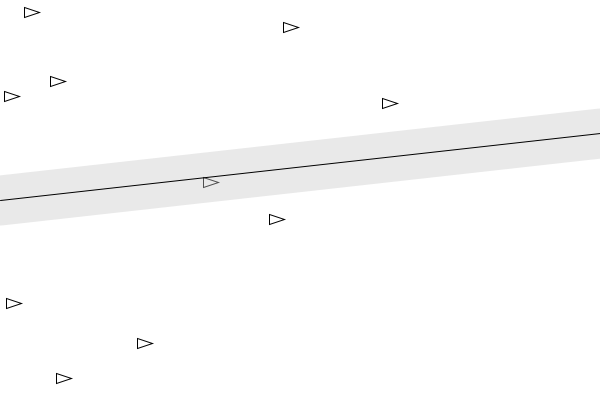
Frame 1 (no input)
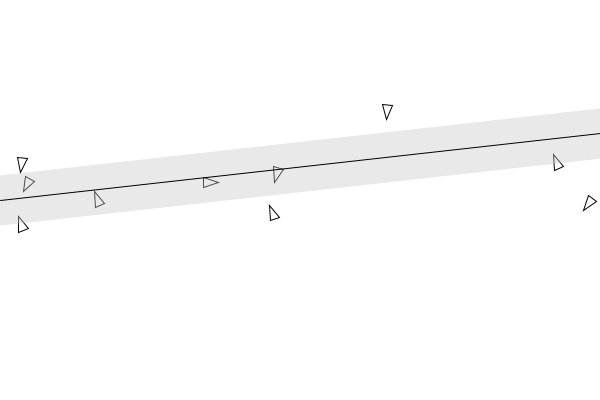
Frame 60 (the mouse pressed at the canvas centre just before this capture)
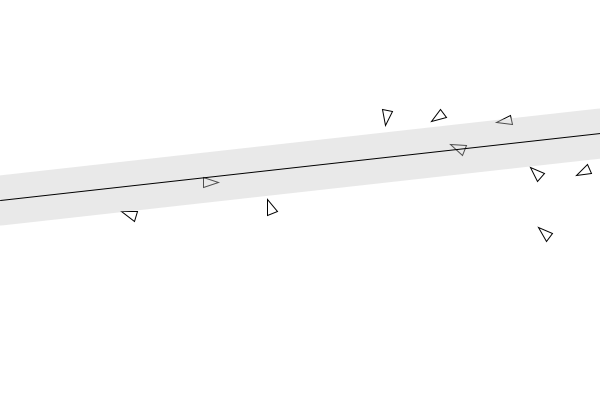
Frame 120 (the mouse held since frame 60 and released just before this capture)

The Processing sketch that drew these frames (run headless with seeded random() and noise(); from frame 60 on, the mouse is pressed at the canvas centre):

// Processing sketch: path_followin
// ── path_followin.pde
Path p;
ArrayList<Vehicle> vs;
void setup() {
  size(600, 400);
  p = new Path();
  vs = new ArrayList<Vehicle>();

  for (int i = 0; i < 10; i++)
    vs.add(new Vehicle(new PVector(random(width), random(height))));
}

void draw() {
  background(255);

  for (Vehicle v : vs) {
    v.display();
    v.wrap();
    v.update();
    v.followPath(p);
  }

  p.display();
}

void mouseDragged() {
  vs.add(new Vehicle(new PVector(mouseX, mouseY)));
}

void keyPressed(){
  if(key == ' '){
    p.changeLine();
  }
}
// ── Path.pde
class Path {
  PVector start;
  PVector end;
  float radius;

  Path() {
    radius = 30;
    start = new PVector(0, height/2);
    end = new PVector(width, height/3);
  }

  void display() {
    stroke(200, 100);
    strokeWeight(50);
    line(start.x, start.y, end.x, end.y);

    stroke(0);
    strokeWeight(1);
    line(start.x, start.y, end.x, end.y);
  }
  
  void changeLine(){
    start = new PVector(0, random(height));
    end = new PVector(width, random(height));
  }
}
// ── Vehicle.pde
class Vehicle {
  PVector location;
  PVector velocity;
  PVector acceleration;
  float maxspeed;
  float maxforce = 0.1;
  Vehicle(PVector loc) {
    location = new PVector(loc.x, loc.y);
    velocity = new PVector(0, 0);
    acceleration = new PVector(0, 0);
    
    maxspeed = random(3, 10);
  }
  
  
  void followPath(Path p){
    // predict the location 
    PVector predict = velocity.get();
    predict.setMag(50);
    PVector predictLoc = PVector.add(location, predict);
    
    //look at the path (line)
    PVector a = p.start;
    PVector b = p.end;
    
    //get the normal point
    PVector normalPoint = getNormalPoint(predictLoc, a, b);
    
    //Find targe point further ahead of normal
    PVector dir = PVector.sub(b,a);
    dir.setMag(10);   
    PVector target = PVector.add(normalPoint, dir);
    
    float distance = PVector.dist(predictLoc, normalPoint);
    if (distance > p.radius){
      seek(target);
    }
  }
  
  PVector getNormalPoint(PVector m, PVector startLine, PVector endLine){
    PVector path = PVector.sub(startLine, endLine);
    path.normalize();
    
    path.mult(path.dot(m));
    path.add(startLine);
    
    PVector normalPoint = path.get();
    return normalPoint;
    
  }
  
  //void flow(FlowField f) {
  //  PVector desired = f.lookup(location);
  //  desired.mult(maxspeed);

  //  PVector steering = PVector.sub(desired, velocity);
  //  steering.limit(maxforce);

  //  applyForce(steering);
  //}
  
  void seek(PVector target) {
    //steering = desiered - velocity
    // desired = target - location



    PVector desired = PVector.sub(target, location);
    float d = desired.mag();
    if (d < 100) {
      float speed = map(d, 0, 100, 0, maxspeed);
      desired.setMag(speed);
    } else {
      desired.setMag(maxspeed);
    }

    PVector steering = PVector.sub(desired, velocity);
    steering.limit(maxforce);

    acceleration.add(steering);
  }

  void update() {
    wrap();
    location.add(velocity);
    velocity.add(acceleration);
    velocity.limit(maxspeed);
    acceleration.mult(0);
  }

  void applyForce(PVector force) {
    acceleration.add(force);
  }
  void display() {

    fill(255);
    float angle = velocity.heading() + PI + PI/2;

    pushMatrix();
    translate(location.x, location.y);
    rotate(angle);
    triangle (0, 0+10, 0 -5, 0-5, 0 +5, 0 -5);
    popMatrix();
  }
  void wrap(){
    if (location.x < 0) location.x = width;
    if (location.x > width) location.x = 0;
    if (location.y < 0) location.y = height;
    if (location.y > height) location.y = 0;

  }
  
}
